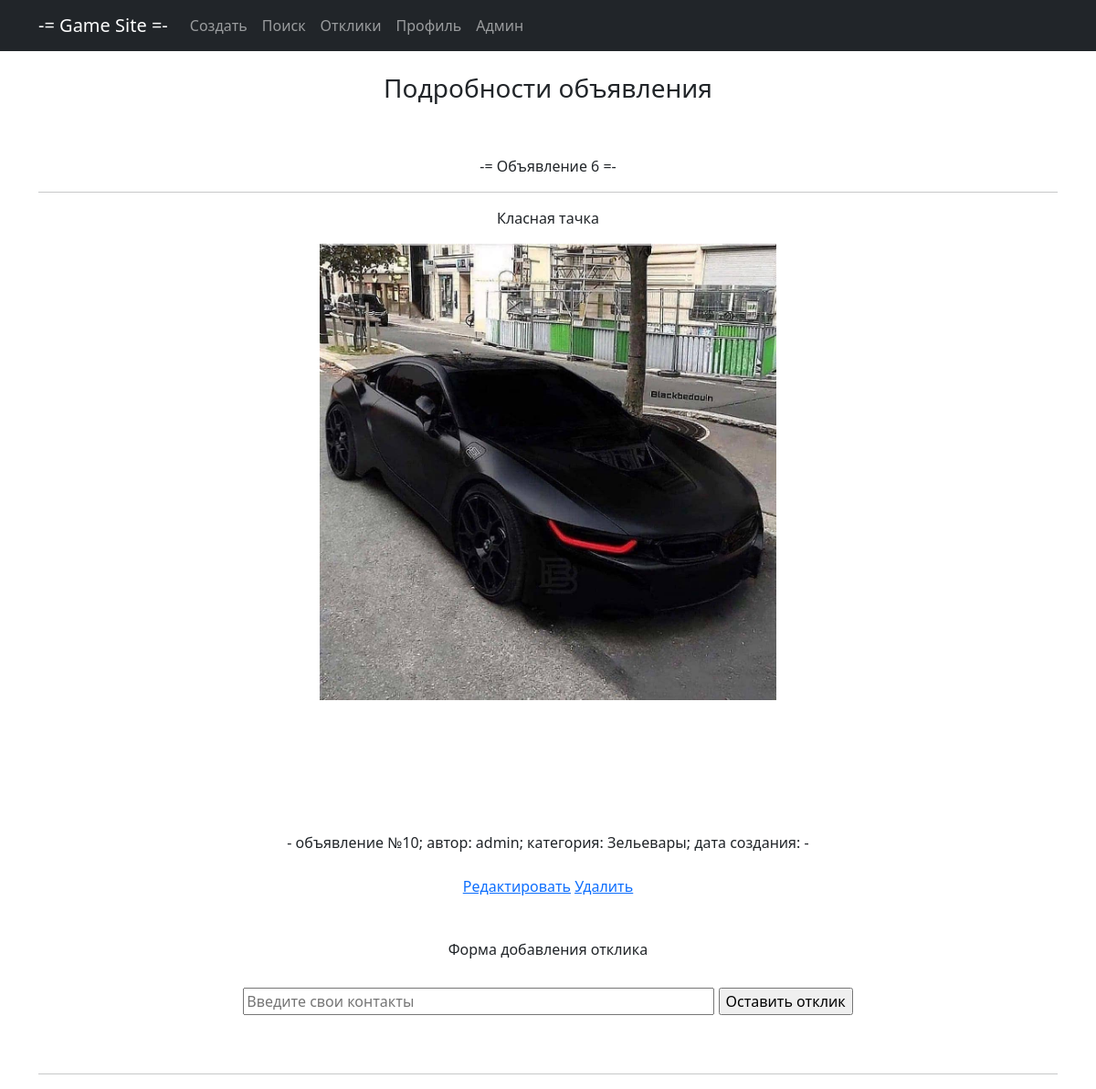
/detail/10/, run on an earlier commit of the app's database.
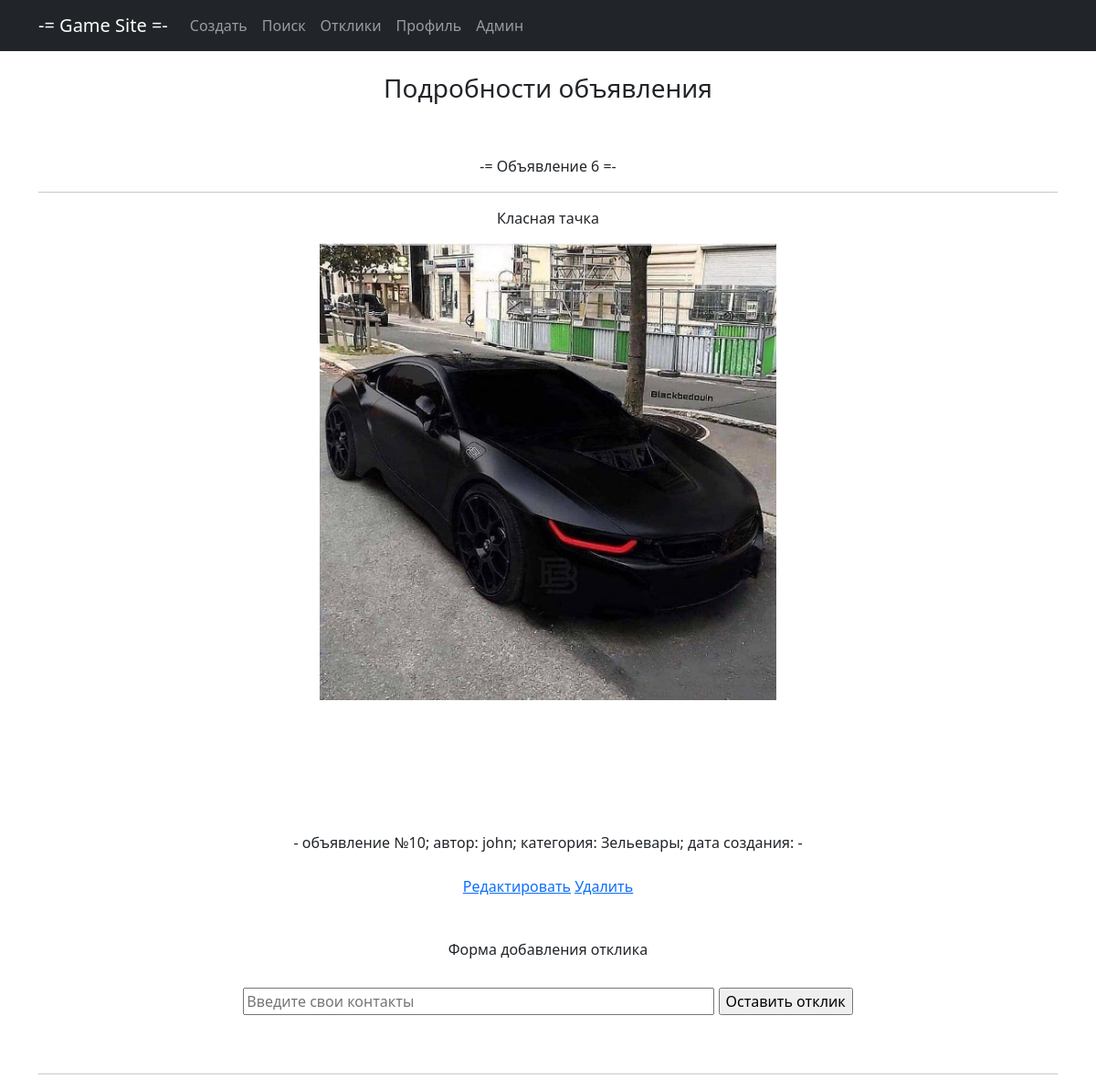
And on a later commit of the database.
### main/models.py (models this page shows, shortened)
class Note(models.Model):
    title = models.CharField(max_length=128, verbose_name='Название')
    content = RichTextUploadingField(verbose_name='Контент')
    datetime = models.DateTimeField(auto_now_add=True, verbose_name='Дата создания')
    user = models.ForeignKey(User, blank=True, null=True, on_delete=models.CASCADE, verbose_name='Пользователь')
    category = models.ForeignKey(Category, on_delete=models.CASCADE, verbose_name='Категория')

class Category(models.Model):
    name = models.CharField(max_length=64, unique=True, verbose_name='Название')
    def __str__(self):
        return f'{self.name}'

### main/views.py (the view, shortened to what this page needs)
# urls.py: path('detail/<int:pk>/', NoteDetail.as_view(), name='detail'),
class NoteDetail(DetailView):
    template_name = 'note_detail.html'
    queryset = Note.objects.all()
    form = ResponseForm
    extra_context = {'form': ResponseForm}

### templates/note_detail.html (shortened to what this page needs)
{% extends 'static/default.html' %}
{% block content %}<br>
<h3>Подробности объявления</h3><br><br>
-= {{ note.title }} =-<br>
<hr>
{{ note.content | safe }}<br><br>
- объявление №{{ note.pk }}; автор: {{ note.user }}; категория: {{ note.category }}; дата создания: {{ note.dateCreation }} -<br><br>
<a href="{% url 'edit' note.id %}"><u>Редактировать</u></a>
<a href="{% url 'delete' note.id %}"><u>Удалить</u></a><br><br><br>
<h6>Форма добавления отклика</h6><br>
<form method="POST">
    {{ form.content }}
    <input type="submit" value="Оставить отклик">
</form><br><br>
<hr>
{% endblock content %}

### templates/static/default.html (shortened to what this page needs)
<!DOCTYPE html>
<html lang="en">
{% load static %}
<head>
    <link href="{% static 'styles.css' %}" rel="stylesheet"/>
</head>
<body>
<nav class="navbar navbar-expand-lg navbar-dark bg-dark static-top">
    <div class="container">
        <a class="navbar-brand" href="{% url 'main' %}">-= Game Site =-</a>
        <div class="collapse navbar-collapse" id="navbarResponsive">
            <ul class="navbar-nav ml-auto">
                <li class="nav-item">
                    <a class="nav-link" href="{% url 'create' %}">Создать</a>
                </li>
                <li class="nav-item">
                    <a class="nav-link" href="{% url 'search' %}">Поиск</a>
                </li>
                <li class="nav-item">
                    <a class="nav-link" href="{% url 'response' %}">Отклики</a>
                </li>
                <li class="nav-item">
                    <a class="nav-link" href="{% url 'profile' %}">Профиль</a>
                </li>
                <li class="nav-item">
                    <a class="nav-link" href="http://127.0.0.1:8000/admin">Админ</a>
                </li>
            </ul>
        </div>
    </div>
</nav>
<div class="container">
    <div class="row">
        <div class="col-lg-12 text-center">
            {% block content %} {{ flatpage.content }} {% endblock content %}
        </div>
    </div>
</div>
</body>
</html>

What changed in the data, as far as the page shows it:
changed Note "Объявление 6": user "admin" → "john"
